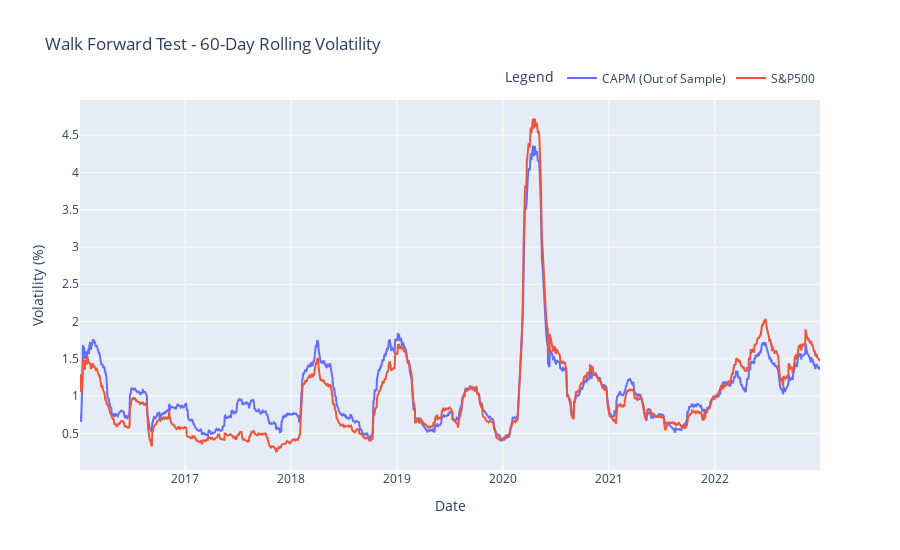

Write notebook code for a chart like this one.
### Code cell
# Calculate rolling volatility
data['60D Rolling Volatility'] = data['Daily Returns'].rolling('60D').std()*100
data['60D Rolling Volatility - Benchmark'] = data['Daily Returns - Benchmark'].rolling('60D').std()*100

# Plot figure
fig = go.Figure()
fig.add_trace(go.Scatter(x=data.index, 
                         y=data['60D Rolling Volatility'],
                    mode='lines',
                    name='CAPM (Out of Sample)'))

fig.add_trace(go.Scatter(x=data.index, 
                         y=data['60D Rolling Volatility - Benchmark'],
                    mode='lines',
                    name='S&P500'))

fig.update_layout(title="Walk Forward Test - 60-Day Rolling Volatility",
    xaxis_title="Date",
    yaxis_title="Volatility (%)",
    legend_title="Legend",
     legend=dict(orientation='h',
                yanchor='bottom',
                y=1.02,
                xanchor='right',
                x=1),
                  width=900,
                  height=550)

fig.show()

### Figure 1 — Plotly figure (JSON) as saved in the notebook; plotly's stock layout.template omitted (floating-point values rounded to 4 significant figures; data arrays with more than 128 entries replaced by an {"elided": "..."} marker saying what was removed)
{"data": [{"mode": "lines", "name": "CAPM (Out of Sample)", "type": "scatter", "x": {"elided": "1762 str values"}, "y": {"elided": "1762 float values"}}, {"mode": "lines", "name": "S&P500", "type": "scatter", "x": {"elided": "1762 str values"}, "y": {"elided": "1762 float values"}}], "layout": {"height": 550, "legend": {"orientation": "h", "title": {"text": "Legend"}, "x": 1, "xanchor": "right", "y": 1.02, "yanchor": "bottom"}, "title": {"text": "Walk Forward Test - 60-Day Rolling Volatility"}, "width": 900, "xaxis": {"title": {"text": "Date"}}, "yaxis": {"title": {"text": "Volatility (%)"}}}}
